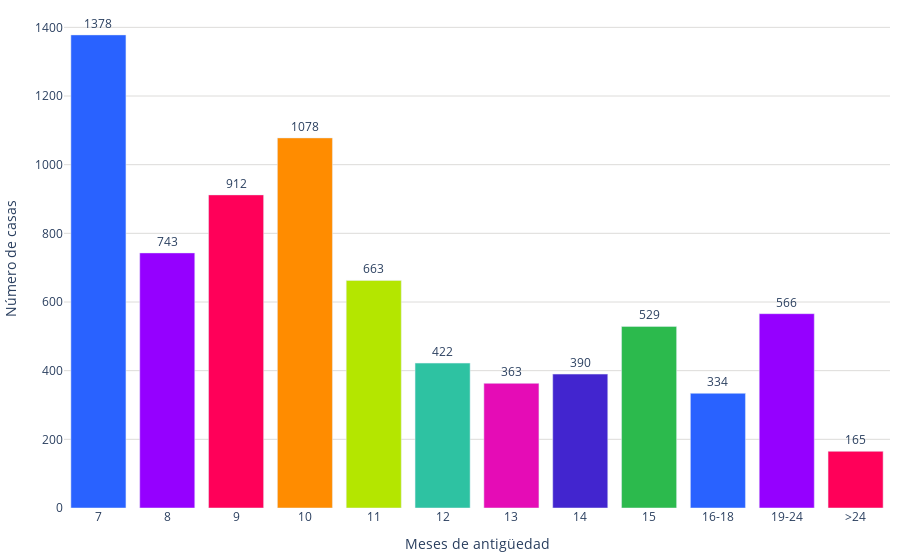

Notebook code for this chart:
### Code cell
fig = go.Figure()
colores = ['#2962ff', '#9500ff', '#ff0059', '#ff8c00', '#b4e600', '#2EC2A2','#E50CB6','#4225CF','#2CBA4D','#2962ff', '#9500ff','#ff0059',]
count = df_acumulado['count']

fig.add_trace(go.Bar(
    x=df_acumulado['antiguedad_categoria'], 
    y=df_acumulado['count'], 
    marker_color=colores,  # Especifica los colores de las barras
    text=count,  # Texto que se mostrará en las barras 
    textposition='outside',  # Posición del texto (puede ser 'inside' o 'outside')
    #texttemplate='%{text:.1f}%',  # Formato del texto (porcentaje con un decimal)
))
# Personalizar el diseño de la gráfica
fig.update_layout(
    #title='Meses de antigüedad',  # Título de la gráfica
   xaxis=dict(title='Meses de antigüedad'),  # Título del eje x
    yaxis=dict(
        title='Número de casas', # Título del eje y
        gridcolor='#dddcda', # Color de las líneas que dividen los rangos del eje Y
         gridwidth=1,
    ),  
    margin=dict(l=10, r=10, t=10, b=10),  # Ajusta los márgenes (left, right, top, bottom)        
    plot_bgcolor='rgba(0,0,0,0)',  # Color de fondo del gráfico
)

# Exportar gráfica como archivo HTML
def guardar_grafico_como_html(fig, nombre_archivo, carpeta='assets/graficas'):
    # Crear la carpeta si no existe
    if not os.path.exists(carpeta):
        os.makedirs(carpeta)
    

    # Configuración personalizada para la gráfica
    config = {
        'displaylogo': False,  # Ocultar el logo de Plotly
        'modeBarButtonsToRemove': [
            'toImage',       # Botón para guardar como imagen
            'select2d',      # Box select
            'lasso2d',       # Lasso select
            'resetScale2d',  # Reset Axes
        ]
    }

    # Guardar la gráfica como archivo HTML
    pio.write_html(fig, f'{carpeta}/{nombre_archivo}.html', config=config)


# Exportar
guardar_grafico_como_html(fig, 'g_bar_tiempoventa_total', carpeta='assets/graficas')
fig.show()

### Figure 1 — Plotly figure (JSON) as saved in the notebook; plotly's stock layout.template omitted (floating-point values rounded to 4 significant figures)
{"data": [{"marker": {"color": ["#2962ff", "#9500ff", "#ff0059", "#ff8c00", "#b4e600", "#2EC2A2", "#E50CB6", "#4225CF", "#2CBA4D", "#2962ff", "#9500ff", "#ff0059"]}, "text": [1378, 743, 912, 1078, 663, 422, 363, 390, 529, 334, 566, 165], "textposition": "outside", "type": "bar", "x": ["7", "8", "9", "10", "11", "12", "13", "14", "15", "16-18", "19-24", ">24"], "y": [1378, 743, 912, 1078, 663, 422, 363, 390, 529, 334, 566, 165]}], "layout": {"margin": {"b": 10, "l": 10, "r": 10, "t": 10}, "plot_bgcolor": "rgba(0,0,0,0)", "xaxis": {"title": {"text": "Meses de antigüedad"}}, "yaxis": {"gridcolor": "#dddcda", "gridwidth": 1, "title": {"text": "Número de casas"}}}}
